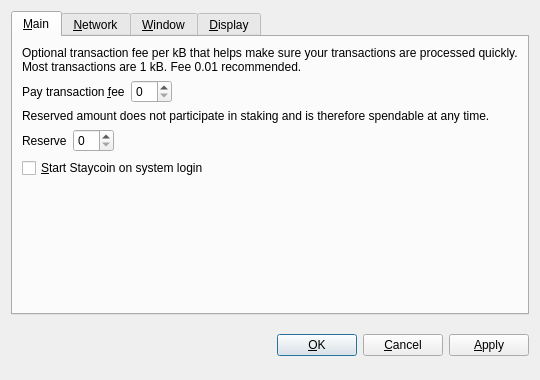
<?xml version="1.0" encoding="UTF-8"?>
<ui version="4.0">
 <class>OptionsDialog</class>
 <widget class="QDialog" name="OptionsDialog">
  <property name="geometry">
   <rect>
    <x>0</x>
    <y>0</y>
    <width>540</width>
    <height>380</height>
   </rect>
  </property>
  <property name="windowTitle">
   <string>Options</string>
  </property>
  <property name="styleSheet">
   <string notr="true">background-image: url(:/images/bkg2);</string>
  </property>
  <property name="modal">
   <bool>true</bool>
  </property>
  <layout class="QVBoxLayout" name="verticalLayout">
   <item>
    <widget class="QTabWidget" name="tabWidget">
     <property name="tabPosition">
      <enum>QTabWidget::North</enum>
     </property>
     <property name="currentIndex">
      <number>0</number>
     </property>
     <widget class="QWidget" name="tabMain">
      <attribute name="title">
       <string>&amp;Main</string>
      </attribute>
      <layout class="QVBoxLayout" name="verticalLayout_Main">
       <item>
        <widget class="QLabel" name="transactionFeeInfoLabel">
         <property name="text">
          <string>Optional transaction fee per kB that helps make sure your transactions are processed quickly. Most transactions are 1 kB. Fee 0.01 recommended.</string>
         </property>
         <property name="textFormat">
          <enum>Qt::PlainText</enum>
         </property>
         <property name="wordWrap">
          <bool>true</bool>
         </property>
        </widget>
       </item>
       <item>
        <layout class="QHBoxLayout" name="horizontalLayoutFee">
         <item>
          <widget class="QLabel" name="transactionFeeLabel">
           <property name="text">
            <string>Pay transaction &amp;fee</string>
           </property>
           <property name="textFormat">
            <enum>Qt::PlainText</enum>
           </property>
           <property name="buddy">
            <cstring>transactionFee</cstring>
           </property>
          </widget>
         </item>
         <item>
          <widget class="BitcoinAmountField" name="transactionFee"/>
         </item>
         <item>
          <spacer name="horizontalSpacerFee">
           <property name="orientation">
            <enum>Qt::Horizontal</enum>
           </property>
           <property name="sizeHint" stdset="0">
            <size>
             <width>40</width>
             <height>20</height>
            </size>
           </property>
          </spacer>
         </item>
        </layout>
       </item>
       <item>
        <widget class="QLabel" name="reserveBalanceInfoLabel">
         <property name="text">
          <string>Reserved amount does not participate in staking and is therefore spendable at any time.</string>
         </property>
         <property name="textFormat">
          <enum>Qt::PlainText</enum>
         </property>
         <property name="wordWrap">
          <bool>true</bool>
         </property>
        </widget>
       </item>
       <item>
        <layout class="QHBoxLayout" name="horizontalLayoutReserveBalance">
         <item>
          <widget class="QLabel" name="reserveBalanceLabel">
           <property name="text">
            <string>Reserve</string>
           </property>
           <property name="textFormat">
            <enum>Qt::PlainText</enum>
           </property>
           <property name="buddy">
            <cstring>reserveBalance</cstring>
           </property>
          </widget>
         </item>
         <item>
          <widget class="BitcoinAmountField" name="reserveBalance"/>
         </item>
         <item>
          <spacer name="horizontalSpacerReserveBalance">
           <property name="orientation">
            <enum>Qt::Horizontal</enum>
           </property>
           <property name="sizeHint" stdset="0">
            <size>
             <width>40</width>
             <height>20</height>
            </size>
           </property>
          </spacer>
         </item>
        </layout>
       </item>
       <item>
        <widget class="QCheckBox" name="bitcoinAtStartup">
         <property name="toolTip">
          <string>Automatically start Staycoin after logging in to the system.</string>
         </property>
         <property name="text">
          <string>&amp;Start Staycoin on system login</string>
         </property>
        </widget>
       </item>
       <item>
        <spacer name="verticalSpacer_Main">
         <property name="orientation">
          <enum>Qt::Vertical</enum>
         </property>
         <property name="sizeHint" stdset="0">
          <size>
           <width>20</width>
           <height>40</height>
          </size>
         </property>
        </spacer>
       </item>
      </layout>
     </widget>
     <widget class="QWidget" name="tabNetwork">
      <attribute name="title">
       <string>&amp;Network</string>
      </attribute>
      <layout class="QVBoxLayout" name="verticalLayout_Network">
       <item>
        <widget class="QCheckBox" name="mapPortUpnp">
         <property name="toolTip">
          <string>Automatically open the Staycoin client port on the router. This only works when your router supports UPnP and it is enabled.</string>
         </property>
         <property name="text">
          <string>Map port using &amp;UPnP</string>
         </property>
        </widget>
       </item>
       <item>
        <widget class="QCheckBox" name="connectSocks">
         <property name="toolTip">
          <string>Connect to the Staycoin network through a SOCKS5 proxy (e.g. when connecting through Tor).</string>
         </property>
         <property name="text">
          <string>&amp;Connect through SOCKS5 proxy:</string>
         </property>
        </widget>
       </item>
       <item>
        <layout class="QHBoxLayout" name="horizontalLayout_Network">
         <item>
          <widget class="QLabel" name="proxyIpLabel">
           <property name="text">
            <string>Proxy &amp;IP:</string>
           </property>
           <property name="textFormat">
            <enum>Qt::PlainText</enum>
           </property>
           <property name="buddy">
            <cstring>proxyIp</cstring>
           </property>
          </widget>
         </item>
         <item>
          <widget class="QValidatedLineEdit" name="proxyIp">
           <property name="maximumSize">
            <size>
             <width>140</width>
             <height>16777215</height>
            </size>
           </property>
           <property name="toolTip">
            <string>IP address of the proxy (e.g. 127.0.0.1)</string>
           </property>
          </widget>
         </item>
         <item>
          <widget class="QLabel" name="proxyPortLabel">
           <property name="text">
            <string>&amp;Port:</string>
           </property>
           <property name="textFormat">
            <enum>Qt::PlainText</enum>
           </property>
           <property name="buddy">
            <cstring>proxyPort</cstring>
           </property>
          </widget>
         </item>
         <item>
          <widget class="QLineEdit" name="proxyPort">
           <property name="maximumSize">
            <size>
             <width>55</width>
             <height>16777215</height>
            </size>
           </property>
           <property name="toolTip">
            <string>Port of the proxy (e.g. 9050)</string>
           </property>
          </widget>
         </item>
         <item>
          <spacer name="horizontalSpacer_Network">
           <property name="orientation">
            <enum>Qt::Horizontal</enum>
           </property>
           <property name="sizeHint" stdset="0">
            <size>
             <width>40</width>
             <height>20</height>
            </size>
           </property>
          </spacer>
         </item>
        </layout>
       </item>
       <item>
        <spacer name="verticalSpacer_Network">
         <property name="orientation">
          <enum>Qt::Vertical</enum>
         </property>
         <property name="sizeHint" stdset="0">
          <size>
           <width>20</width>
           <height>40</height>
          </size>
         </property>
        </spacer>
       </item>
      </layout>
     </widget>
     <widget class="QWidget" name="tabWindow">
      <attribute name="title">
       <string>&amp;Window</string>
      </attribute>
      <layout class="QVBoxLayout" name="verticalLayout_Window">
       <item>
        <widget class="QCheckBox" name="minimizeToTray">
         <property name="toolTip">
          <string>Show only a tray icon after minimizing the window.</string>
         </property>
         <property name="text">
          <string>&amp;Minimize to the tray instead of the taskbar</string>
         </property>
        </widget>
       </item>
       <item>
        <widget class="QCheckBox" name="minimizeOnClose">
         <property name="toolTip">
          <string>Minimize instead of exit the application when the window is closed. When this option is enabled, the application will be closed only after selecting Quit in the menu.</string>
         </property>
         <property name="text">
          <string>M&amp;inimize on close</string>
         </property>
        </widget>
       </item>
       <item>
        <spacer name="verticalSpacer_Window">
         <property name="orientation">
          <enum>Qt::Vertical</enum>
         </property>
         <property name="sizeHint" stdset="0">
          <size>
           <width>20</width>
           <height>40</height>
          </size>
         </property>
        </spacer>
       </item>
      </layout>
     </widget>
     <widget class="QWidget" name="tabDisplay">
      <attribute name="title">
       <string>&amp;Display</string>
      </attribute>
      <layout class="QVBoxLayout" name="verticalLayout_Display">
       <item>
        <layout class="QHBoxLayout" name="horizontalLayout_1_Display">
         <item>
          <widget class="QLabel" name="langLabel">
           <property name="text">
            <string>User Interface &amp;language:</string>
           </property>
           <property name="textFormat">
            <enum>Qt::PlainText</enum>
           </property>
           <property name="buddy">
            <cstring>lang</cstring>
           </property>
          </widget>
         </item>
         <item>
          <widget class="QValueComboBox" name="lang">
           <property name="toolTip">
            <string>The user interface language can be set here. This setting will take effect after restarting Staycoin.</string>
           </property>
          </widget>
         </item>
        </layout>
       </item>
       <item>
        <layout class="QHBoxLayout" name="horizontalLayout_2_Display">
         <item>
          <widget class="QLabel" name="unitLabel">
           <property name="text">
            <string>&amp;Unit to show amounts in:</string>
           </property>
           <property name="textFormat">
            <enum>Qt::PlainText</enum>
           </property>
           <property name="buddy">
            <cstring>unit</cstring>
           </property>
          </widget>
         </item>
         <item>
          <widget class="QValueComboBox" name="unit">
           <property name="toolTip">
            <string>Choose the default subdivision unit to show in the interface and when sending coins.</string>
           </property>
          </widget>
         </item>
        </layout>
       </item>
       <item>
        <widget class="QCheckBox" name="coinControlFeatures">
         <property name="toolTip">
          <string>Whether to show coin control features or not.</string>
         </property>
         <property name="text">
          <string>Display coin &amp;control features (experts only!)</string>
         </property>
        </widget>
       </item>
       <item>
        <spacer name="verticalSpacer_Display">
         <property name="orientation">
          <enum>Qt::Vertical</enum>
         </property>
         <property name="sizeHint" stdset="0">
          <size>
           <width>20</width>
           <height>40</height>
          </size>
         </property>
        </spacer>
       </item>
      </layout>
     </widget>
    </widget>
   </item>
   <item>
    <layout class="QHBoxLayout" name="horizontalLayout_Buttons">
     <item>
      <spacer name="horizontalSpacer_1">
       <property name="orientation">
        <enum>Qt::Horizontal</enum>
       </property>
       <property name="sizeHint" stdset="0">
        <size>
         <width>40</width>
         <height>48</height>
        </size>
       </property>
      </spacer>
     </item>
     <item>
      <widget class="QLabel" name="statusLabel">
       <property name="font">
        <font>
         <weight>75</weight>
         <bold>true</bold>
        </font>
       </property>
       <property name="text">
        <string/>
       </property>
       <property name="textFormat">
        <enum>Qt::PlainText</enum>
       </property>
       <property name="wordWrap">
        <bool>true</bool>
       </property>
      </widget>
     </item>
     <item>
      <spacer name="horizontalSpacer_2">
       <property name="orientation">
        <enum>Qt::Horizontal</enum>
       </property>
       <property name="sizeHint" stdset="0">
        <size>
         <width>40</width>
         <height>48</height>
        </size>
       </property>
      </spacer>
     </item>
     <item>
      <widget class="QPushButton" name="okButton">
       <property name="text">
        <string>&amp;OK</string>
       </property>
      </widget>
     </item>
     <item>
      <widget class="QPushButton" name="cancelButton">
       <property name="text">
        <string>&amp;Cancel</string>
       </property>
       <property name="autoDefault">
        <bool>false</bool>
       </property>
      </widget>
     </item>
     <item>
      <widget class="QPushButton" name="applyButton">
       <property name="text">
        <string>&amp;Apply</string>
       </property>
       <property name="autoDefault">
        <bool>false</bool>
       </property>
      </widget>
     </item>
    </layout>
   </item>
  </layout>
 </widget>
 <customwidgets>
  <customwidget>
   <class>BitcoinAmountField</class>
   <extends>QSpinBox</extends>
   <header>bitcoinamountfield.h</header>
   <container>1</container>
  </customwidget>
  <customwidget>
   <class>QValueComboBox</class>
   <extends>QComboBox</extends>
   <header>qvaluecombobox.h</header>
  </customwidget>
  <customwidget>
   <class>QValidatedLineEdit</class>
   <extends>QLineEdit</extends>
   <header>qvalidatedlineedit.h</header>
  </customwidget>
 </customwidgets>
 <resources/>
 <connections/>
</ui>
